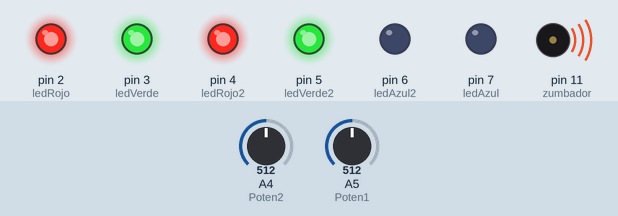
Simulated run of this sketch. Board: Arduino Uno, built with avr-gcc and run on an emulated ATmega328P. Parts: output pins drawn as LEDs (lit = HIGH), buzzer (waves = sounding). The test bench sets the inputs (shaded band); at power-on: A5 (Poten1) = 512, A4 (Poten2) = 512.

Above: at 1.2 s.
1.3 s: A5 (Poten1) set to 582
2.8 s: A5 (Poten1) set to 609
At 3.4 s:
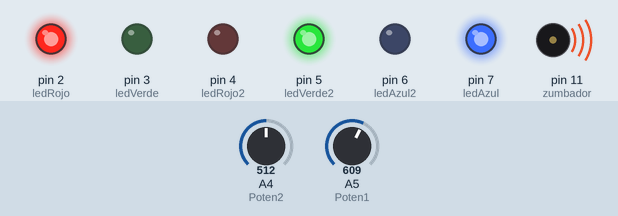
4.3 s: A4 (Poten2) set to 10
At 5.0 s:
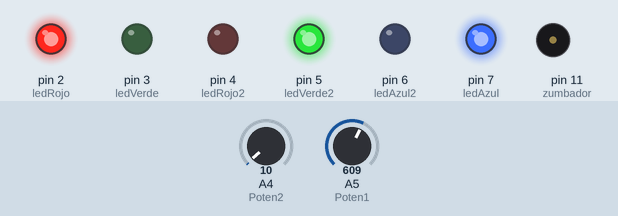
5.8 s: A5 (Poten1) set to 511
At 7.0 s:
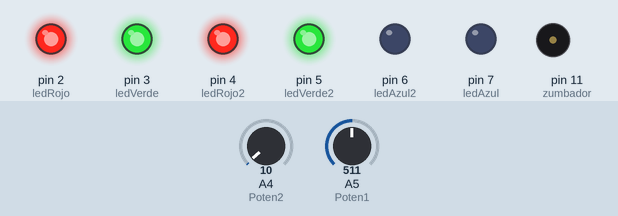
7.3 s: A5 (Poten1) set to 468
8.8 s: A5 (Poten1) set to 447
At 9.2 s:
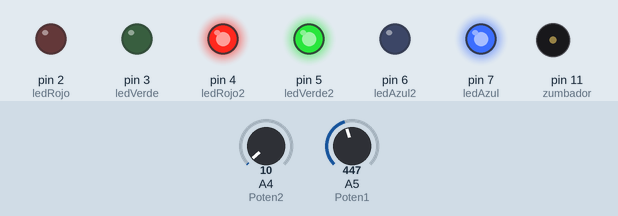
Timing chart, 0 to 11.3 s (numbered marks = the images above; inputs shaded):
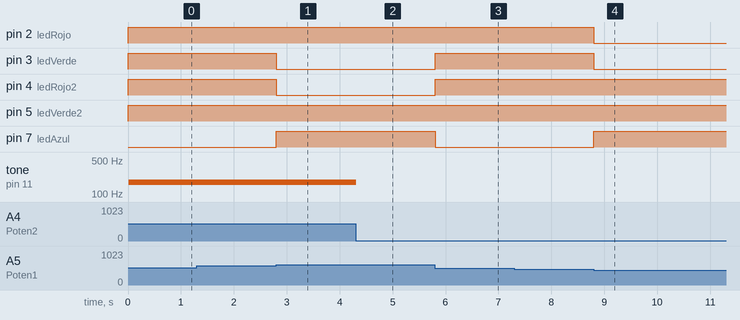

Measured:
- the behaviour switches between 599 and 600 on A5 (Poten1) (found by bisection; images 0 and 1)
- the behaviour switches between 454 and 453 on A5 (Poten1) (found by bisection; images 3 and 4)
- after the input at 1.3 s, every drawn part: stays the same
- after the input at 2.8 s, pin 3 (ledVerde), pin 4 (ledRojo2): HIGH → LOW at once; pin 7 (ledAzul): LOW → HIGH at once
- after the input at 4.3 s, tone on pin 11 (zumbador): 175 Hz → silent at once
- after the input at 5.8 s, pin 3 (ledVerde), pin 4 (ledRojo2): LOW → HIGH at once; pin 7 (ledAzul): HIGH → LOW at once
- after the input at 7.3 s, every drawn part: stays the same
- after the input at 8.8 s, pin 2 (ledRojo), pin 3 (ledVerde): HIGH → LOW at once; pin 7 (ledAzul): LOW → HIGH at once

The sketch:

Discoteca1.6.ino
```cpp
// Adrián Díaz Moro          UO265431
// Raúl López Calvo          UO263918
// Alejandro León Pereira    UO258774
// Laboratorio 2-Grupo 3
const int ledRojo = 2;
const int ledVerde = 3;
const int ledAzul = 7;

const int ledRojo2 = 4;
const int ledVerde2 = 5;
const int ledAzul2 = 6;


const int zumbador = 11;

const int delayGrande=12000;
const int delayMediano=6000;
const int delayPeque=3000;

#define Poten1 A5
#define Poten2 A4

void setup()
{
    Serial.begin(9600);

    pinMode(ledVerde, OUTPUT);
    pinMode(ledRojo, OUTPUT);
    pinMode(ledAzul, OUTPUT);

    pinMode(ledVerde2, OUTPUT);
    pinMode(ledRojo2, OUTPUT);
    pinMode(ledAzul2, OUTPUT);

    pinMode(zumbador, OUTPUT);
}

void loop()
{
  //Leer potenciometro1
  int p1=map(analogRead(Poten1),0,1023,0,70);
  //Leer potenciometro2
  int p2=map(analogRead(Poten2),0,1023,0,70);

  if(p1>=0 and p1<=10){
  	  digitalWrite(ledRojo, HIGH);
  	  digitalWrite(ledVerde, LOW);
  	  digitalWrite(ledAzul, LOW);
  	  digitalWrite(ledRojo2, LOW);
  	  digitalWrite(ledVerde2, HIGH);
  	  digitalWrite(ledAzul2, HIGH);
  }
  else if(p1>10 and p1<=20){
  	  digitalWrite(ledRojo, LOW);
  	  digitalWrite(ledVerde, HIGH);
  	  digitalWrite(ledAzul, LOW);
  	  digitalWrite(ledRojo2, HIGH);
  	  digitalWrite(ledVerde2, LOW);
  	  digitalWrite(ledAzul2, HIGH);
  }
  else if(p1>20 and p1<=30){
  	  digitalWrite(ledRojo, LOW);
  	  digitalWrite(ledVerde, LOW);
  	  digitalWrite(ledAzul, HIGH);
  	  digitalWrite(ledRojo2, HIGH);
  	  digitalWrite(ledVerde2, HIGH);
  	  digitalWrite(ledAzul2, LOW);
  }
  else if(p1>30 and p1<=40){
  	  digitalWrite(ledRojo, HIGH);
  	  digitalWrite(ledVerde, HIGH);
  	  digitalWrite(ledAzul, LOW);
  	  digitalWrite(ledRojo2, HIGH);
  	  digitalWrite(ledVerde2, HIGH);
  	  digitalWrite(ledAzul2, LOW);
  }
  else if(p1>40 and p1<=50){
  	  digitalWrite(ledRojo, HIGH);
  	  digitalWrite(ledVerde, LOW);
  	  digitalWrite(ledAzul, HIGH);
  	  digitalWrite(ledRojo2, LOW);
  	  digitalWrite(ledVerde2, HIGH);
  	  digitalWrite(ledAzul2, LOW);
  }
  else if(p1>50 and p1<=60){
  	  digitalWrite(ledRojo, LOW);
  	  digitalWrite(ledVerde, HIGH);
  	  digitalWrite(ledAzul, HIGH);
  	  digitalWrite(ledRojo2, HIGH);
  	  digitalWrite(ledVerde2, LOW);
  	  digitalWrite(ledAzul2, LOW);
  }
  else if(p1>60 and p1<=70){
  	  digitalWrite(ledRojo, HIGH);
  	  digitalWrite(ledVerde, HIGH);
  	  digitalWrite(ledAzul, HIGH);
  	  digitalWrite(ledRojo2, LOW);
  	  digitalWrite(ledVerde2, LOW);
  	  digitalWrite(ledAzul2, LOW);
  }
delay(10);
  tone(zumbador, p2*5);

}
```
